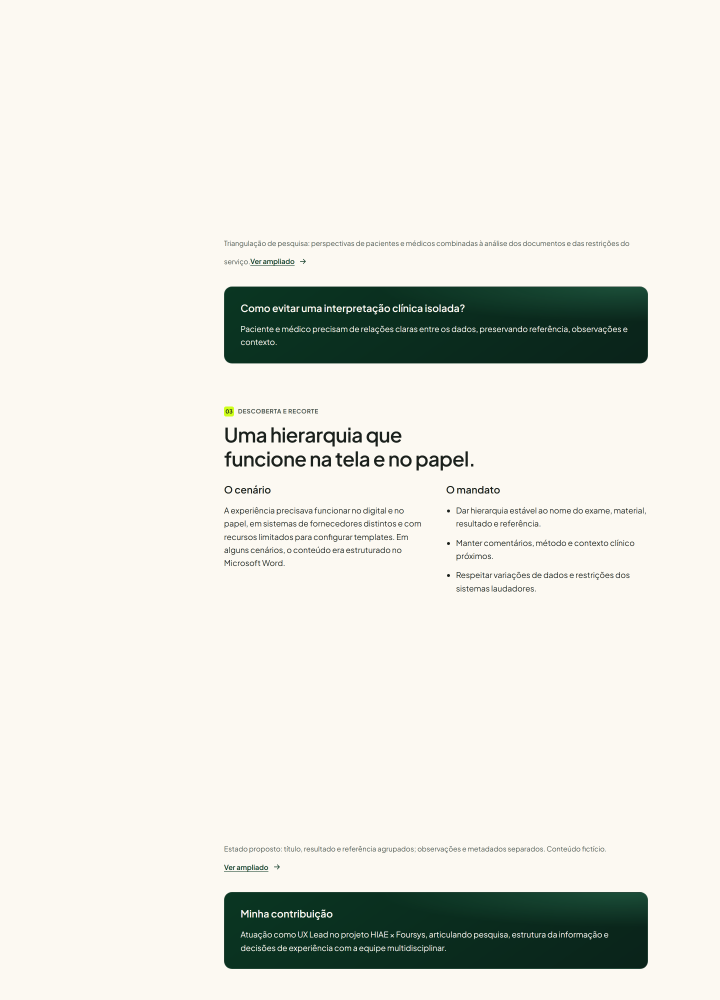
#> input picture scripts/audit_crop_ch5.png, 2880 x 4000 px (shown at 1/4 size)
$ python -i generate_covers.py   (imports and definitions only)
#> lines starting #> are read from the running program, lines starting #| are printed output that depends on the picture
import os
from PIL import Image, ImageEnhance, ImageFilter

OUTPUT_DIR = 'site/public/images'

def make_editorial_frame(
    src_path,
    out_path,
    target_size=(1600, 900),
    crop_box=None,
    bg_color=(23, 32, 25), # dark slate forest background for matte framing
    scale_fit=True,
    add_subtle_border=True
):
    """
    Creates an editorial 16:9 master image with authentic evidence,
    crisp cropping, subtle matte framing, and premium agency polish.
    """
#> called with src_path = 'audit_crop_ch5.png', out_path = 'out.png', target_size = (1600, 900), bg_color = (23, 32, 25), scale_fit = True, add_subtle_border = True
    if not os.path.exists(src_path):
        print(f"File not found: {src_path}")
        return False

    img = Image.open(src_path).convert("RGBA")

    if crop_box:
        img = img.crop(crop_box)

    w, h = img.size
#> w = 2880; h = 4000
    tw, th = target_size

    # If crop_box is not provided and aspect ratio is close to 16:9
    if scale_fit:
        # Create high-res editorial canvas with subtle gradient / luxury dark matte
        canvas = Image.new("RGBA", (tw, th), bg_color + (255,))
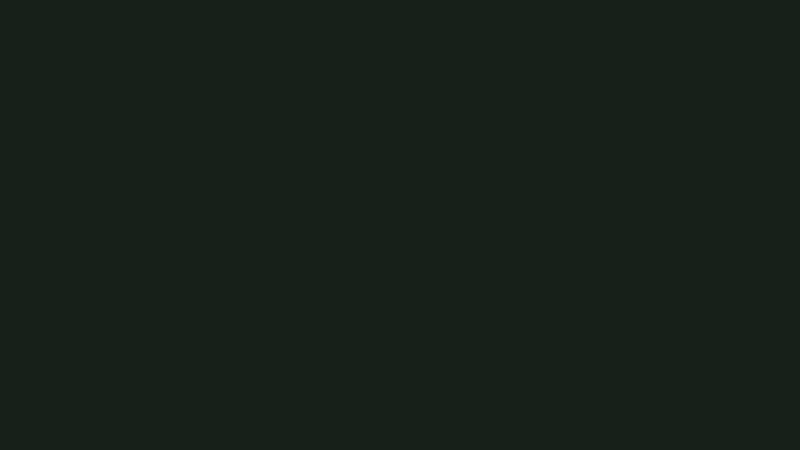
#> canvas: PIL image 1600x900 RGBA (shown at 1/2 size); mean R, G, B, A 23, 32, 25, 255

        # Calculate fit with padding
        pad_x = 40
        pad_y = 30
        max_w = tw - (pad_x * 2)
        max_h = th - (pad_y * 2)

        ratio = min(max_w / w, max_h / h)
#> ratio = 0.21
        new_w = int(w * ratio)
#> new_w = 604
        new_h = int(h * ratio)
#> new_h = 840

        resized = img.resize((new_w, new_h), Image.Resampling.LANCZOS)
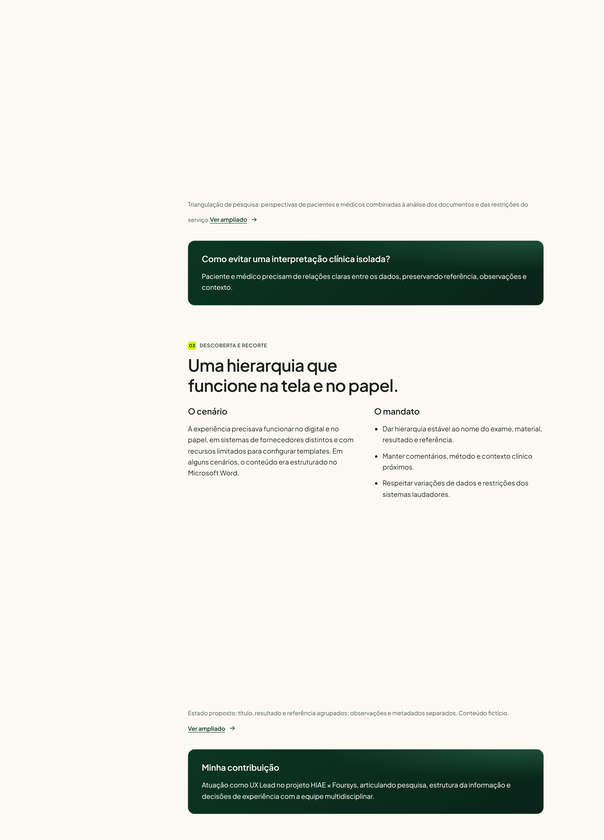
#> resized: PIL image 604x840 RGBA; mean R, G, B, A 229.2, 229.7, 222, 255

        # Add subtle shadow / border to evidence
        pos_x = (tw - new_w) // 2
#> pos_x = 498
        pos_y = (th - new_h) // 2
#> pos_y = 30

        # Paste onto canvas
        canvas.paste(resized, (pos_x, pos_y), resized)
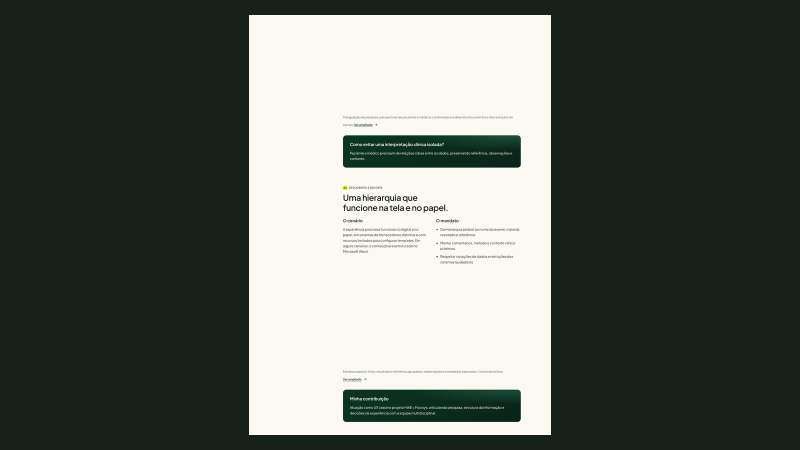
#> canvas: PIL image 1600x900 RGBA (shown at 1/2 size); mean R, G, B, A 95.6, 101.7, 94.4, 255
        final_img = canvas.convert("RGB")
    else:
        # Direct high-res crop to 16:9
        target_ratio = tw / th
        src_ratio = w / h
        if src_ratio > target_ratio:
            # Source is wider than 16:9 -> crop sides
            new_crop_w = int(h * target_ratio)
            left = (w - new_crop_w) // 2
            cropped = img.crop((left, 0, left + new_crop_w, h))
        else:
            # Source is taller -> crop top/bottom
            new_crop_h = int(w / target_ratio)
            top = 0 # keep top aligned for UI headers
            cropped = img.crop((0, top, w, top + new_crop_h))

        final_img = cropped.resize((tw, th), Image.Resampling.LANCZOS).convert("RGB")

    # Save optimized WebP
    final_img.save(out_path, format="WEBP", quality=92, method=6)
    print(f"Created: {out_path} ({final_img.size}) from {src_path}")
#| Created: out.png ((1600, 900)) from audit_crop_ch5.png
    return True

# [1 line not run here, left out]

>>> result = make_editorial_frame('audit_crop_ch5.png', 'out.png')

$ run again, on scripts/audit_crop_hero.png
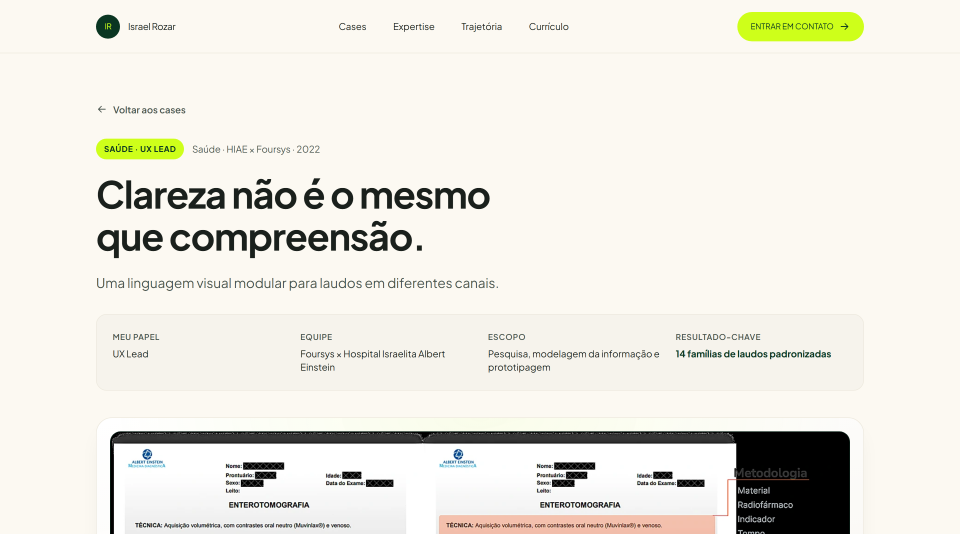
#> input picture scripts/audit_crop_hero.png, 2880 x 1600 px (shown at 1/3 size)
#> in make_editorial_frame, `resized = img.resize((new_w, new_h), Image.Resampling.LANCZOS)`:
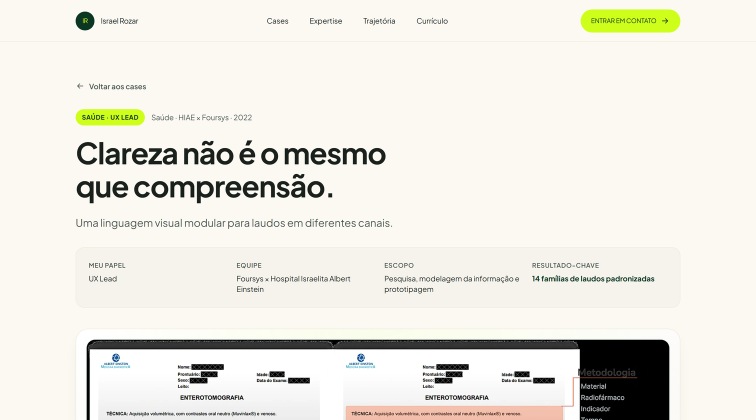
#> resized: PIL image 1512x840 RGBA (shown at 1/2 size); mean R, G, B, A 234.8, 232.8, 224.5, 255
#> in make_editorial_frame, `canvas.paste(resized, (pos_x, pos_y), resized)`:
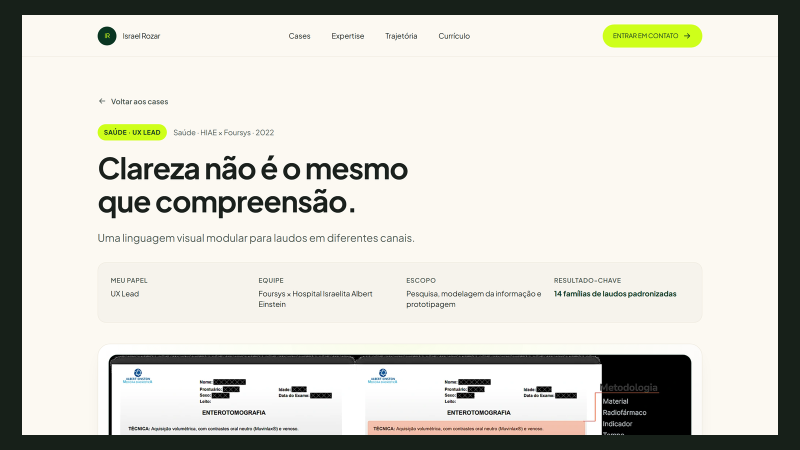
#> canvas: PIL image 1600x900 RGBA (shown at 1/2 size); mean R, G, B, A 209.8, 209.1, 201, 255
#| Created: out.png ((1600, 900)) from audit_crop_hero.png

$ run again, on scripts/card_1.png
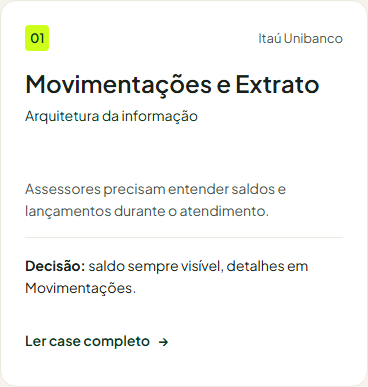
#> input picture scripts/card_1.png, 368 x 387 px
#> in make_editorial_frame, `resized = img.resize((new_w, new_h), Image.Resampling.LANCZOS)`:
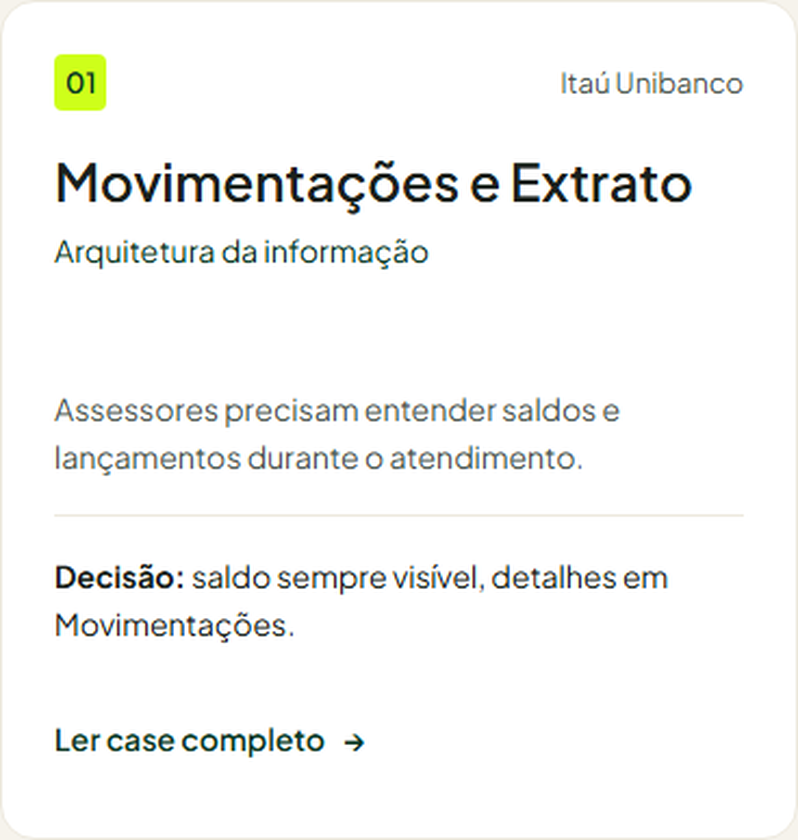
#> resized: PIL image 798x840 RGBA; mean R, G, B, A 245.9, 246.6, 245.2, 255
#> in make_editorial_frame, `canvas.paste(resized, (pos_x, pos_y), resized)`:
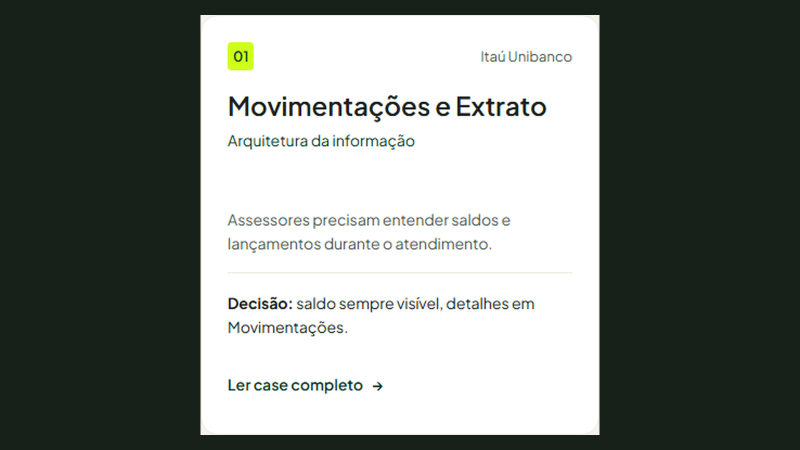
#> canvas: PIL image 1600x900 RGBA (shown at 1/2 size); mean R, G, B, A 126.7, 131.9, 127.5, 255
#| Created: out.png ((1600, 900)) from card_1.png

$ run again, on scripts/card_2.png
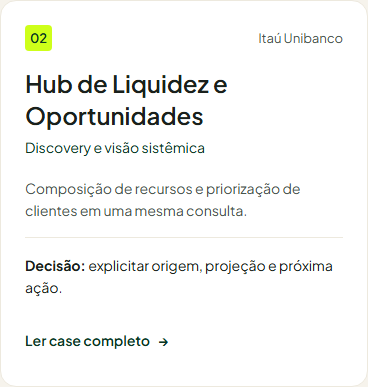
#> input picture scripts/card_2.png, 368 x 387 px
#> in make_editorial_frame, `resized = img.resize((new_w, new_h), Image.Resampling.LANCZOS)`:
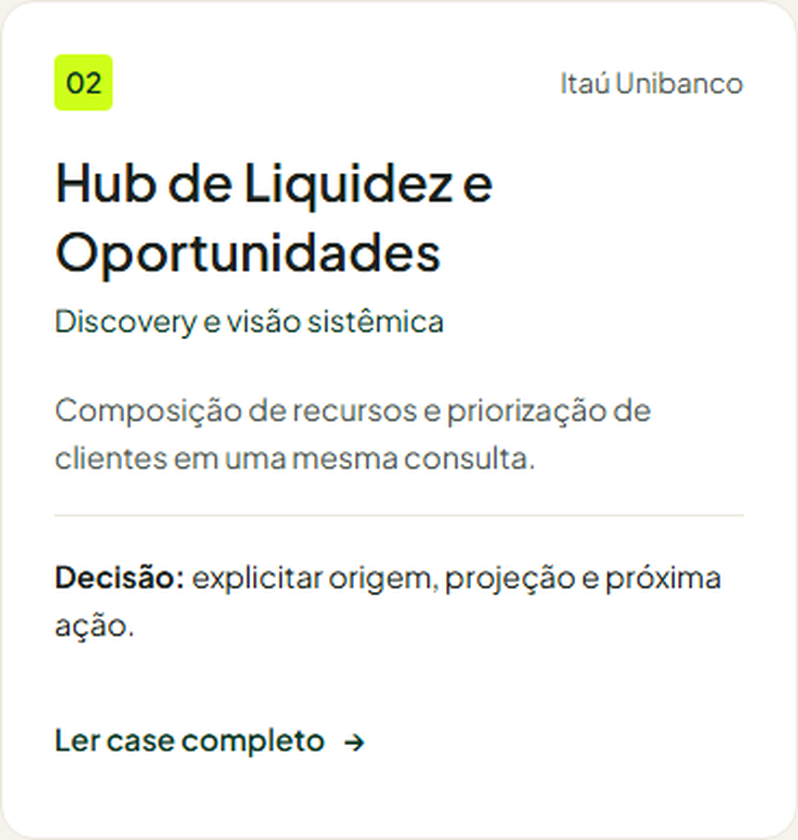
#> resized: PIL image 798x840 RGBA; mean R, G, B, A 245.1, 245.9, 244.3, 255
#> in make_editorial_frame, `canvas.paste(resized, (pos_x, pos_y), resized)`:
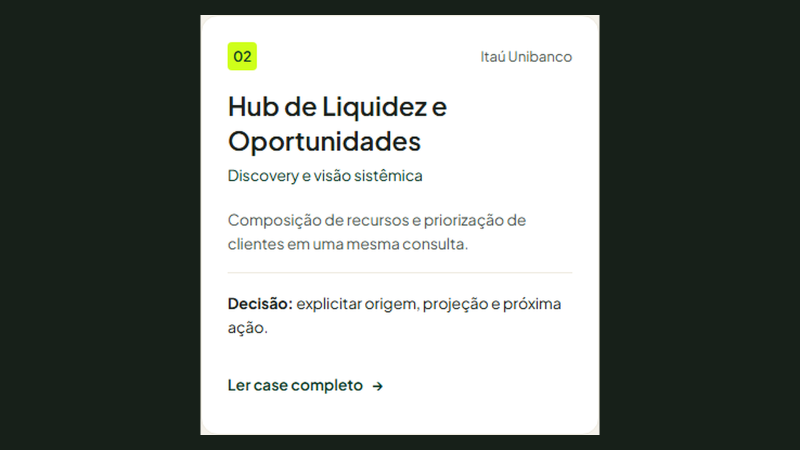
#> canvas: PIL image 1600x900 RGBA (shown at 1/2 size); mean R, G, B, A 126.4, 131.6, 127.1, 255
#| Created: out.png ((1600, 900)) from card_2.png
